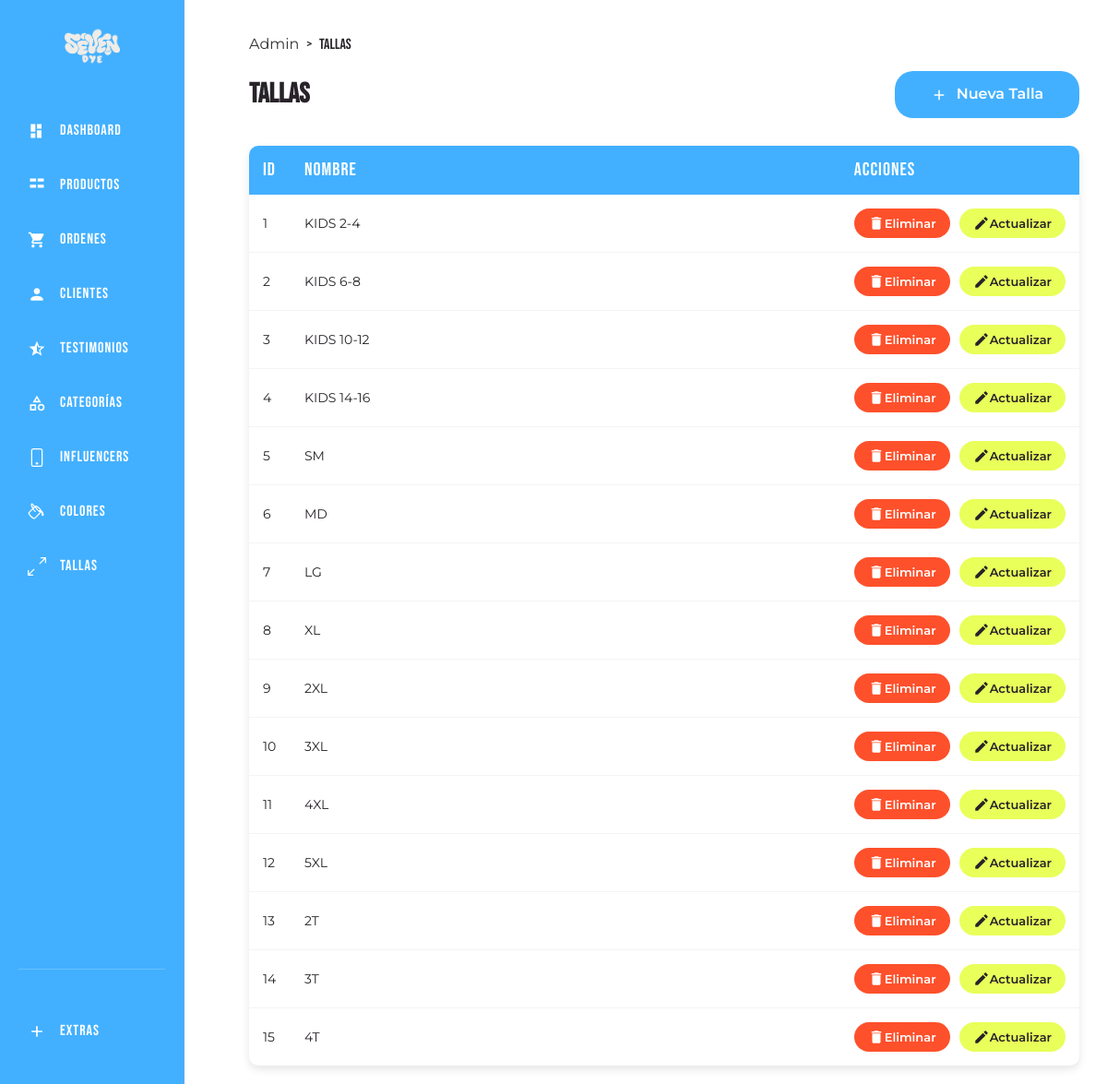
The app's page /tallas/admin (signed in) with its own data.
### tables this page shows
CREATE TABLE `tallas` (
  `id` int NOT NULL AUTO_INCREMENT,
  `nombre` varchar(10) DEFAULT NULL,
  PRIMARY KEY (`id`),
  UNIQUE KEY `nombre_UNIQUE` (`nombre`)
);

### controllers/TallaController.php (called while the page is built, shortened)
<?php
class TallaController{
    public static function index(Router $router){
        $tallas = Talla::all();
        $router->render('tallas/admin', [
            'tallas' => $tallas,
            'pageTitle' => 'Tallas'
        ]);
    }
}

### public/index.php (called while the page is built, shortened)
<?php
$router = new Router();
$router->get('/admin', [DashboardController::class, 'index']);
$router->get('/testimonios/admin', [TestimonioController::class, 'index']);
$router->get('/testimonios/crear', [TestimonioController::class, 'crear']);
$router->post('/testimonios/crear', [TestimonioController::class, 'crear']);
$router->get('/testimonios/actualizar', [TestimonioController::class, 'actualizar']);
$router->post('/testimonios/actualizar', [TestimonioController::class, 'actualizar']);
$router->post('/testimonios/eliminar', [TestimonioController::class, 'eliminar']);
$router->get('/influencers/admin', [InfluencerController::class, 'index']);
$router->get('/influencers/crear', [InfluencerController::class, 'crear']);
$router->post('/influencers/crear', [InfluencerController::class, 'crear']);
$router->get('/influencers/actualizar', [InfluencerController::class, 'actualizar']);
$router->post('/influencers/actualizar', [InfluencerController::class, 'actualizar']);
$router->post('/influencers/eliminar', [InfluencerController::class, 'eliminar']);
$router->get('/categorias/admin', [CategoriaController::class, 'index']);
$router->get('/categorias/crear', [CategoriaController::class, 'crear']);
$router->post('/categorias/crear', [CategoriaController::class, 'crear']);
$router->get('/categorias/actualizar', [CategoriaController::class, 'actualizar']);
$router->post('/categorias/actualizar', [CategoriaController::class, 'actualizar']);
$router->post('/categorias/eliminar', [CategoriaController::class, 'eliminar']);
$router->get('/colores/admin', [ColorController::class, 'index']);
$router->get('/colores/crear', [ColorController::class, 'crear']);
$router->post('/colores/crear', [ColorController::class, 'crear']);
$router->get('/colores/actualizar', [ColorController::class, 'actualizar']);
$router->post('/colores/actualizar', [ColorController::class, 'actualizar']);
$router->post('/colores/eliminar', [ColorController::class, 'eliminar']);
$router->get('/tallas/admin', [TallaController::class, 'index']);
$router->get('/tallas/crear', [TallaController::class, 'crear']);
$router->post('/tallas/crear', [TallaController::class, 'crear']);
$router->get('/tallas/actualizar', [TallaController::class, 'actualizar']);
$router->post('/tallas/actualizar', [TallaController::class, 'actualizar']);
$router->post('/tallas/eliminar', [TallaController::class, 'eliminar']);
$router->get('/productos/admin', [ProductoController::class, 'index']);
$router->get('/productos/crear', [ProductoController::class, 'crear']);
$router->post('/productos/crear', [ProductoController::class, 'crear']);
$router->get('/productos/actualizar', [ProductoController::class, 'actualizar']);
$router->post('/productos/actualizar', [ProductoController::class, 'actualizar']);
$router->post('/productos/eliminar', [ProductoController::class, 'eliminar']);
$router->get('/clientes/admin', [ClienteController::class, 'index']);
$router->get('/clientes/actualizar', [ClienteController::class, 'actualizar']);
$router->post('/clientes/actualizar', [ClienteController::class, 'actualizar']);
$router->get('/login', [LoginController::class, 'login']);
$router->post('/login', [LoginController::class, 'login']);
$router->get('/register',[LoginController::class, 'registro']);
$router->post('/register',[LoginController::class, 'registro']);
$router->get('/logout', [LoginController::class, 'logout']);
$router->get('/google/login', [GoogleController::class, 'login']);
$router->get('/google/callback', [GoogleController::class, 'callback']);
$router->get('/olvide', [LoginController::class, 'olvide']);
$router->post('/olvide', [LoginController::class, 'olvide']);
$router->get('/recuperar', [LoginController::class, 'recuperar']);
$router->post('/recuperar', [LoginController::class, 'recuperar']);
$router->get('/confirmar-cuenta', [LoginController::class, 'confirmar']);
$router->get('/mensaje', [LoginController::class, 'mensaje']);
$router->get('/perfil', [UsuarioController::class, 'actualizar']);
$router->post('/perfil', [UsuarioController::class, 'actualizar']);
$router->get('/', [PaginasController::class, 'index']);
$router->get('/nosotros', [PaginasController::class, 'nosotros']);
$router->get('/contacto', [PaginasController::class, 'contacto']);
$router->post('/contacto', [PaginasController::class, 'contacto']);
$router->get('/carrito', [CarritoController::class, 'index']);
$router->post('/carrito/agregar', [CarritoController::class, 'agregar']);
$router->post('/carrito/actualizar', [CarritoController::class, 'actualizar']);
$router->post('/carrito/eliminar', [CarritoController::class, 'eliminar']);
$router->get('/tienda', [TiendaController::class, 'index']);
$router->get('/tienda/{slug}', [TiendaController::class, 'indexSlug']);
$router->get('/detalles/{slug}', [TiendaController::class, 'detalles']);
$router->get('/deseos', [DeseoController::class, 'index']);
$router->get('/deseos/verificar', [DeseoController::class, 'verificar']);
$router->post('/deseos/guardar', [DeseoController::class, 'guardar']);
$router->post('/deseos/eliminar', [DeseoController::class, 'eliminar']);
$router->comprobarRutas();

### models/ActiveRecord.php (called while the page is built, shortened)
<?php
class ActiveRecord
{
    protected static $db;
    protected static $tabla = '';
    public static function setDB($database)
    {
        self::$db = $database;
    }
    public static function all()
    {
        $query = "SELECT * FROM " . static::$tabla . " ORDER BY id ASC ";
        $resultado = self::consultarSQL($query);
        return $resultado;
    }
    public static function consultarSQL($query)
    {
        $resultado = self::$db->query($query);
        $array = [];
        while ($registro = $resultado->fetch_assoc()) {
            $array[] = static::crearObjeto($registro);
        }
        return $array;
    }
    protected static function crearObjeto($registro)
    {
        $objeto = new static;
        foreach ($registro as $key => $value):
            if (property_exists($objeto, $key)) {
                $objeto->$key = $value;
            }
        endforeach;
        return $objeto;
    }
}

### views/tallas/admin.php (the view, shortened to what this page needs)
<?php include __DIR__ . "/../templates/admin-header.php"; ?>
<main class="dashboard__content">
    <div class="influencers">
        <div class="dashboard__breadcrumb">
            <p>
                <a href="/admin">Admin</a>
                <span>></span>
                <?php echo $pageTitle; ?>
            </p>
        </div>
        <div class="influencers__header">
            <h2>Tallas</h2>
            <a href="/tallas/crear" class="influencers__nuevo">
                <svg xmlns="http://www.w3.org/2000/svg" viewBox="0 0 24 24" fill="currentColor">
                    <path d="M19 13h-6v6h-2v-6H5v-2h6V5h2v6h6v2z" />
                </svg>
                Nueva Talla
            </a>
        </div>
        <table class="influencers__tabla">
            <thead>
                <tr>
                    <th>Id</th>
                    <th>nombre</th>
                    <th>Acciones</th>
                </tr>
            </thead>
            <tbody>
                <?php foreach ($tallas as $talla) { ?>
                    <tr>
                        <td><?php echo $talla->id; ?></td>
                        <td><?php echo $talla->nombre; ?></td>
                        <td>
                            <div class="influencers__acciones">
                                <form method="POST" action="/tallas/eliminar">
                                    <button type="submit" class="boton-eliminar">
                                        <svg xmlns="http://www.w3.org/2000/svg" viewBox="0 0 24 24" fill="currentColor" width="18" height="18">
                                            <path d="M6 19c0 1.1.9 2 2 2h8c1.1 0 2-.9 2-2V7H6v12zM19 4h-3.5l-1-1h-5l-1 1H5v2h14V4z" />
                                        </svg>
                                        Eliminar
                                    </button>
                                </form>
                                <a href="/tallas/actualizar?id=<?php echo $talla->id; ?>" class="boton-actualizar">
                                    <svg xmlns="http://www.w3.org/2000/svg" viewBox="0 0 24 24" fill="currentColor" width="18" height="18">
                                        <path d="M3 17.25V21h3.75L17.81 9.94l-3.75-3.75L3 17.25zM20.71 7.04c.39-.39.39-1.02 0-1.41l-2.34-2.34c-.39-.39-1.02-.39-1.41 0l-1.83 1.83 3.75 3.75 1.83-1.83z" />
                                    </svg>
                                    Actualizar
                                </a>
                            </div>
                        </td>
                    </tr>
                <?php } ?>
            </tbody>
        </table>
    </div>
</main>

### Router.php (shortened to what this page needs)
<?php
class Router {
    public $rutasGET = [];
    public $rutasPOST = [];
    public function get($url, $fn) {
        $this->rutasGET[] = ['pattern' => $this->crearPatron($url), 'callback' => $fn];
    }
    public function post($url, $fn) {
        $this->rutasPOST[] = ['pattern' => $this->crearPatron($url), 'callback' => $fn];
    }
    private function crearPatron($url) {
        $regex = preg_replace('/\{(\w+)\}/', '(?P<\1>[^/]+)', $url);
        return '#^' . $regex . '$#';
    }
    public function comprobarRutas() {
        $urlActual = $_SERVER['PATH_INFO'] ?? '/';
        $metodo = $_SERVER['REQUEST_METHOD'];
        $rutas = $metodo === 'GET' ? $this->rutasGET : $this->rutasPOST;
        foreach ($rutas as $ruta) {
            if (preg_match($ruta['pattern'], $urlActual, $coincidencias)) {
                $parametros = array_filter($coincidencias, 'is_string', ARRAY_FILTER_USE_KEY);
                call_user_func_array($ruta['callback'], array_merge([$this], $parametros));
                return;
            }
        }
    }
    public function render($view, $datos = []) {
        include __DIR__ . "/views/$view.php";
        include __DIR__ . "/views/layout.php";
    }
}

### records on screen
tallas: id "1", nombre "KIDS 2-4"
tallas: id "2", nombre "KIDS 6-8"
tallas: id "3", nombre "KIDS 10-12"
tallas: id "4", nombre "KIDS 14-16"
tallas: id "9", nombre "2XL"
tallas: id "10", nombre "3XL"
tallas: id "11", nombre "4XL"
tallas: id "12", nombre "5XL"

### other values on screen
$talla->id "5"
$talla->nombre "SM"
$talla->id "6"
$talla->nombre "MD"
$talla->id "7"
$talla->nombre "LG"
$talla->id "8"
$talla->nombre "XL"
$talla->id "13"
$talla->nombre "2T"
$talla->id "14"
$talla->nombre "3T"
$talla->id "15"
$talla->nombre "4T"
